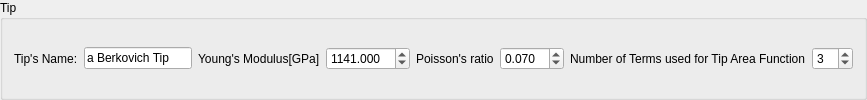
           <widget class="QGroupBox" name="groupBox_7">
            <property name="sizePolicy">
             <sizepolicy hsizetype="Preferred" vsizetype="Maximum">
              <horstretch>0</horstretch>
              <verstretch>0</verstretch>
             </sizepolicy>
            </property>
            <property name="title">
             <string>Tip</string>
            </property>
            <layout class="QGridLayout" name="gridLayout_15">
             <item row="0" column="3">
              <widget class="QDoubleSpinBox" name="doubleSpinBox_E_Tip_tabTAF">
               <property name="decimals">
                <number>3</number>
               </property>
               <property name="maximum">
                <double>99999.990000000005239</double>
               </property>
               <property name="value">
                <double>1141.000000000000000</double>
               </property>
              </widget>
             </item>
             <item row="0" column="7">
              <widget class="QSpinBox" name="spinBox_number_of_TAFterms">
               <property name="sizePolicy">
                <sizepolicy hsizetype="Preferred" vsizetype="Maximum">
                 <horstretch>0</horstretch>
                 <verstretch>0</verstretch>
                </sizepolicy>
               </property>
               <property name="value">
                <number>3</number>
               </property>
              </widget>
             </item>
             <item row="0" column="6">
              <widget class="QLabel" name="label_14">
               <property name="sizePolicy">
                <sizepolicy hsizetype="Preferred" vsizetype="Expanding">
                 <horstretch>0</horstretch>
                 <verstretch>0</verstretch>
                </sizepolicy>
               </property>
               <property name="text">
                <string>Number of Terms used for Tip Area Function</string>
               </property>
              </widget>
             </item>
             <item row="0" column="1">
              <widget class="QLineEdit" name="lineEdit_TipName_tabTAF">
               <property name="sizePolicy">
                <sizepolicy hsizetype="Expanding" vsizetype="Fixed">
                 <horstretch>0</horstretch>
                 <verstretch>0</verstretch>
                </sizepolicy>
               </property>
               <property name="text">
                <string>a Berkovich Tip </string>
               </property>
              </widget>
             </item>
             <item row="0" column="2">
              <widget class="QLabel" name="label_34">
               <property name="text">
                <string>Young's Modulus[GPa]</string>
               </property>
              </widget>
             </item>
             <item row="0" column="0">
              <widget class="QLabel" name="label_63">
               <property name="text">
                <string>Tip's Name:</string>
               </property>
              </widget>
             </item>
             <item row="0" column="4">
              <widget class="QLabel" name="label_64">
               <property name="text">
                <string>Poisson's ratio</string>
               </property>
              </widget>
             </item>
             <item row="0" column="5">
              <widget class="QDoubleSpinBox" name="doubleSpinBox_Poisson_Tip_tabTAF">
               <property name="decimals">
                <number>3</number>
               </property>
               <property name="value">
                <double>0.070000000000000</double>
               </property>
              </widget>
             </item>
            </layout>
           </widget>
